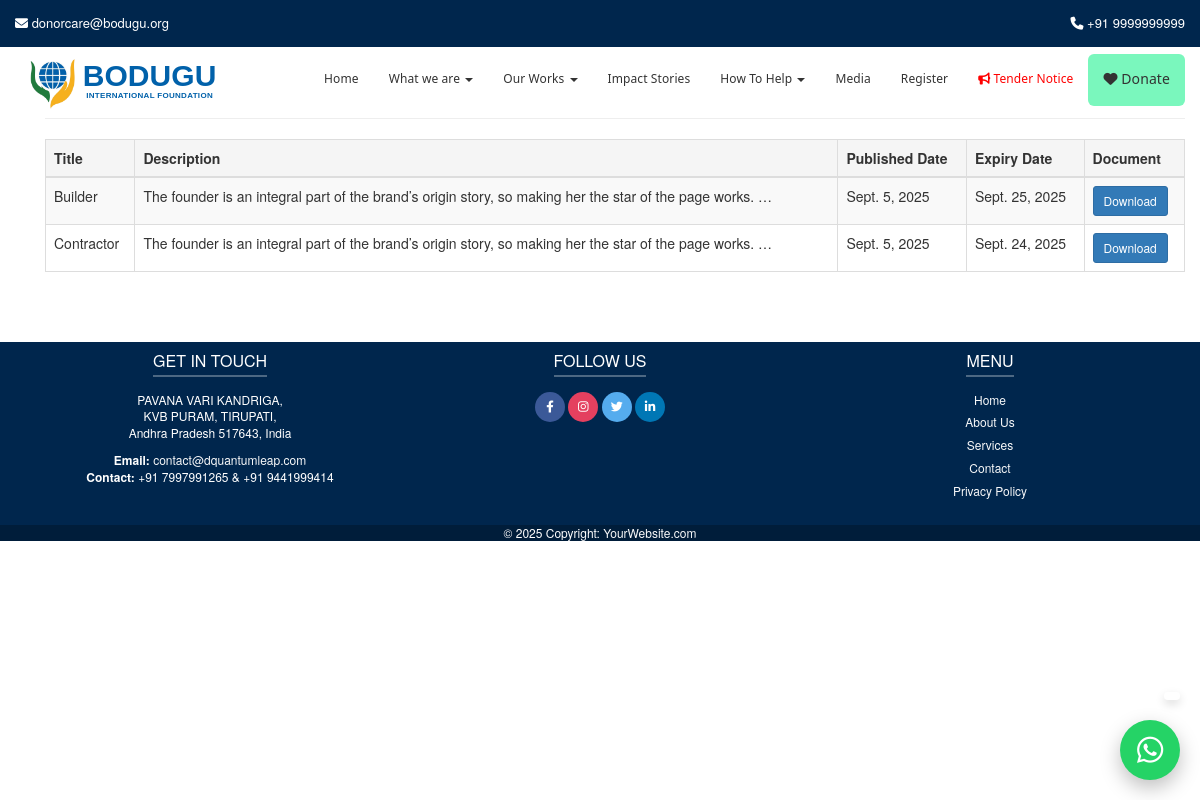
The page /tender-notice/ on the database its author committed.
### trust/models.py (models this page shows, shortened)
class TenderNotice(models.Model):
    title = models.CharField(max_length=255)
    description = models.TextField(blank=True, null=True)
    document = models.FileField(upload_to="uploads/tenders/", blank=True, null=True)
    published_date = models.DateField(auto_now_add=True)
    expiry_date = models.DateField(blank=True, null=True)
    is_active = models.BooleanField(default=True)

### trust/views.py (the view)
# urls.py: path("tender-notice/", views.tender_notice_list, name="tender_notice_list"),
def tender_notice_list(request):
    tenders = TenderNotice.objects.filter(is_active=True).order_by("-published_date")
    return render(request, "trust/tender_notice_list.html", {"tenders": tenders})

### trust/context_processors.py (called while the page is built)
def areas_processor(request):
    return {
        "areas": AreaOfWork.objects.all()
    }

### templates/trust/tender_notice_list.html (shortened to what this page needs)
{% extends "base.html" %}
{% block content %}
<div class="container" style="margin-top:30px; margin-bottom:50px;">
    <h2 class="text-center">Tender Notices</h2>
    <hr>
    {% if tenders %}
        <div class="table-responsive">
            <table class="table table-bordered table-striped">
                <thead style="background:#f5f5f5;">
                    <tr>
                        <th>Title</th>
                        <th>Description</th>
                        <th>Published Date</th>
                        <th>Expiry Date</th>
                        <th>Document</th>
                    </tr>
                </thead>
                <tbody>
                    {% for tender in tenders %}
                        <tr>
                            <td>{{ tender.title }}</td>
                            <td>{{ tender.description|truncatewords:20 }}</td>
                            <td>{{ tender.published_date }}</td>
                            <td>
                                {% if tender.expiry_date %}
                                    {{ tender.expiry_date }}
                                {% else %}
                                    -
                                {% endif %}
                            </td>
                            <td>
                                {% if tender.document %}
                                    <a href="{{ tender.document.url }}" target="_blank" class="btn btn-sm btn-primary">
                                        Download
                                    </a>
                                {% else %}
                                    No File
                                {% endif %}
                            </td>
                        </tr>
                    {% endfor %}
                </tbody>
            </table>
        </div>
    {% else %}
        <p class="text-center">No tender notices available at the moment.</p>
    {% endif %}
</div>
{% endblock %}

### templates/base.html (style rules this page uses)
:root { --site-bg: #fff; }
body { font-family: "Helvetica Neue", Helvetica, Arial, sans-serif; background-color: var(--site-bg); padding-top: 15px; }
html, body { overflow-x: hidden; }

### rows shown on the page
TenderNotice: title "Builder", description "The founder is an integral part of the brand’s origin story, so making her the star of the page works. …", published_date "Sept. 5, 2025", expiry_date "Sept. 25, 2025"
TenderNotice: title "Contractor", description "The founder is an integral part of the brand’s origin story, so making her the star of the page works. …", published_date "Sept. 5, 2025", expiry_date "Sept. 24, 2025"
